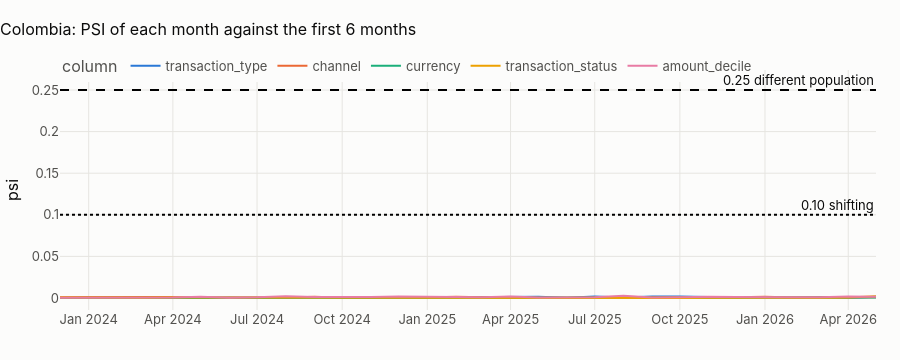

Here is the notebook cell this chart was saved with:
### Markdown cell above
## 5 · Did the country's data evolve? Monthly distribution stability
Beyond the breaker's daily checks: the **population stability index** (PSI) of key columns, each month against the
reference window. PSI = Σ (pₘ − p_ref) · ln(pₘ / p_ref) over the categories (or deciles) of a column. The industry
reading: below 0.10 stable, 0.10–0.25 shifting, above 0.25 a different population.

### Code cell
pl.ensure(pl.key("stg_transactions"))
tx = pl.q("""select date_trunc('month', transaction_ts_utc) as month, transaction_type, channel, currency,
                    transaction_status, ln(1 + abs(amount)) as log_amount
             from {stg_transactions} where hash(transaction_id) % 4 = 0""")
ref_end = tx.month.min() + pd.DateOffset(months=6)


def psi(ref: pd.Series, cur: pd.Series) -> float:
    a = ref.value_counts(normalize=True)
    b = cur.value_counts(normalize=True)
    idx = a.index.union(b.index)
    a, b = (
        a.reindex(idx).fillna(1e-4).clip(lower=1e-4),
        b.reindex(idx).fillna(1e-4).clip(lower=1e-4),
    )
    return float(((b - a) * np.log(b / a)).sum())


edges = np.quantile(tx.loc[tx.month < ref_end, "log_amount"], np.linspace(0, 1, 11))
tx["amount_decile"] = np.clip(np.searchsorted(edges[1:-1], tx.log_amount), 0, 9)
rows = []
ref = tx[tx.month < ref_end]
for m, cur in tx[tx.month >= ref_end].groupby("month"):
    for col in ["transaction_type", "channel", "currency", "transaction_status", "amount_decile"]:
        rows.append({"month": m, "column": col, "psi": psi(ref[col], cur[col])})
ps = pd.DataFrame(rows)
fig = px.line(
    ps,
    x="month",
    y="psi",
    color="column",
    title=f"{CTRY.name}: PSI of each month against the first 6 months",
)
fig.add_hline(y=0.10, line_dash="dot", annotation_text="0.10 shifting")
fig.add_hline(y=0.25, line_dash="dash", annotation_text="0.25 different population")
fig.update_layout(height=360, xaxis_title=None)
fig.show()
mx = ps.groupby("column").psi.max().sort_values(ascending=False)
pd.DataFrame(
    [
        {
            "country": COUNTRY,
            "partitions_held_global_contract": len(n_held),
            "partitions_held_country_contract": int(held.held.sum()) if len(held) else 0,
            "b_reports_country_contract": int(drift.partitions.sum()) if len(drift) else 0,
            "amount_scale_country_over_global": float(
                cmp.loc[
                    (cmp.table_name == "transactions") & (cmp.column_name == "amount"),
                    "country_over_global",
                ].iloc[0]
            ),
            "max_monthly_psi": float(mx.iloc[0]),
            "max_psi_column": mx.index[0],
        }
    ]
).to_csv(OUT / f"country_{COUNTRY.lower()}_contract.csv", index=False)
show(mx.round(4).rename("max monthly PSI").to_frame(), paging=False)
display(
    Markdown(
        f"**Largest monthly PSI in {CTRY.name}: {mx.iloc[0]:.3f} ({mx.index[0]}).** "
        + (
            "All columns stay far below 0.10: the country's population of transactions is stationary for three years. "
            "Stationarity is itself a generator fingerprint: a real bank's channel mix drifts towards digital and its "
            "amounts with inflation."
            if mx.iloc[0] < 0.10
            else "At least one column shifts: inspect the month and column above before training anything on the full window."
        )
    )
)

### Figure 1 — Plotly figure (JSON) as saved in the notebook; plotly's stock layout.template omitted (floating-point values rounded to 4 significant figures)
{"data": [{"hovertemplate": "column=transaction_type<br>month=%{x}<br>psi=%{y}<extra></extra>", "legendgroup": "transaction_type", "line": {"color": "#2a78d6", "dash": "solid"}, "marker": {"symbol": "circle"}, "mode": "lines", "name": "transaction_type", "orientation": "v", "showlegend": true, "type": "scatter", "x": ["2023-12-01T00:00:00.000000", "2024-01-01T00:00:00.000000", "2024-02-01T00:00:00.000000", "2024-03-01T00:00:00.000000", "2024-04-01T00:00:00.000000", "2024-05-01T00:00:00.000000", "2024-06-01T00:00:00.000000", "2024-07-01T00:00:00.000000", "2024-08-01T00:00:00.000000", "2024-09-01T00:00:00.000000", "2024-10-01T00:00:00.000000", "2024-11-01T00:00:00.000000", "2024-12-01T00:00:00.000000", "2025-01-01T00:00:00.000000", "2025-02-01T00:00:00.000000", "2025-03-01T00:00:00.000000", "2025-04-01T00:00:00.000000", "2025-05-01T00:00:00.000000", "2025-06-01T00:00:00.000000", "2025-07-01T00:00:00.000000", "2025-08-01T00:00:00.000000", "2025-09-01T00:00:00.000000", "2025-10-01T00:00:00.000000", "2025-11-01T00:00:00.000000", "2025-12-01T00:00:00.000000", "2026-01-01T00:00:00.000000", "2026-02-01T00:00:00.000000", "2026-03-01T00:00:00.000000", "2026-04-01T00:00:00.000000", "2026-05-01T00:00:00.000000"], "xaxis": "x", "y": [0.0004506, 0.0009644, 0.0004621, 0.0008292, 0.0002565, 0.000721, 0.0007223, 0.0003806, 0.0007066, 0.0003756, 0.001105, 0.0001735, 0.001118, 0.000629, 0.0007189, 0.0005905, 0.0009454, 0.001373, 0.0001536, 0.001786, 0.0005907, 0.001889, 0.0018, 0.001202, 0.0006419, 0.001035, 0.0005176, 0.001167, 0.0003944, 0.001463], "yaxis": "y"}, {"hovertemplate": "column=channel<br>month=%{x}<br>psi=%{y}<extra></extra>", "legendgroup": "channel", "line": {"color": "#eb6834", "dash": "solid"}, "marker": {"symbol": "circle"}, "mode": "lines", "name": "channel", "orientation": "v", "showlegend": true, "type": "scatter", "x": ["2023-12-01T00:00:00.000000", "2024-01-01T00:00:00.000000", "2024-02-01T00:00:00.000000", "2024-03-01T00:00:00.000000", "2024-04-01T00:00:00.000000", "2024-05-01T00:00:00.000000", "2024-06-01T00:00:00.000000", "2024-07-01T00:00:00.000000", "2024-08-01T00:00:00.000000", "2024-09-01T00:00:00.000000", "2024-10-01T00:00:00.000000", "2024-11-01T00:00:00.000000", "2024-12-01T00:00:00.000000", "2025-01-01T00:00:00.000000", "2025-02-01T00:00:00.000000", "2025-03-01T00:00:00.000000", "2025-04-01T00:00:00.000000", "2025-05-01T00:00:00.000000", "2025-06-01T00:00:00.000000", "2025-07-01T00:00:00.000000", "2025-08-01T00:00:00.000000", "2025-09-01T00:00:00.000000", "2025-10-01T00:00:00.000000", "2025-11-01T00:00:00.000000", "2025-12-01T00:00:00.000000", "2026-01-01T00:00:00.000000", "2026-02-01T00:00:00.000000", "2026-03-01T00:00:00.000000", "2026-04-01T00:00:00.000000", "2026-05-01T00:00:00.000000"], "xaxis": "x", "y": [0.0007859, 0.0008801, 0.0001556, 0.0003345, 0.001089, 0.0002301, 0.0006947, 0.0004622, 0.0002489, 0.001467, 0.0003895, 0.0002958, 0.0008434, 0.0005756, 0.001507, 0.000578, 0.0003758, 0.0002281, 0.0003558, 0.000459, 0.0003909, 0.001005, 0.001165, 0.0003435, 0.0008642, 0.001435, 0.000494, 0.0001877, 0.0006245, 0.0009942], "yaxis": "y"}, {"hovertemplate": "column=currency<br>month=%{x}<br>psi=%{y}<extra></extra>", "legendgroup": "currency", "line": {"color": "#1baf7a", "dash": "solid"}, "marker": {"symbol": "circle"}, "mode": "lines", "name": "currency", "orientation": "v", "showlegend": true, "type": "scatter", "x": ["2023-12-01T00:00:00.000000", "2024-01-01T00:00:00.000000", "2024-02-01T00:00:00.000000", "2024-03-01T00:00:00.000000", "2024-04-01T00:00:00.000000", "2024-05-01T00:00:00.000000", "2024-06-01T00:00:00.000000", "2024-07-01T00:00:00.000000", "2024-08-01T00:00:00.000000", "2024-09-01T00:00:00.000000", "2024-10-01T00:00:00.000000", "2024-11-01T00:00:00.000000", "2024-12-01T00:00:00.000000", "2025-01-01T00:00:00.000000", "2025-02-01T00:00:00.000000", "2025-03-01T00:00:00.000000", "2025-04-01T00:00:00.000000", "2025-05-01T00:00:00.000000", "2025-06-01T00:00:00.000000", "2025-07-01T00:00:00.000000", "2025-08-01T00:00:00.000000", "2025-09-01T00:00:00.000000", "2025-10-01T00:00:00.000000", "2025-11-01T00:00:00.000000", "2025-12-01T00:00:00.000000", "2026-01-01T00:00:00.000000", "2026-02-01T00:00:00.000000", "2026-03-01T00:00:00.000000", "2026-04-01T00:00:00.000000", "2026-05-01T00:00:00.000000"], "xaxis": "x", "y": [1.751e-05, 2.814e-05, 5.976e-05, 1.119e-06, 0.0001989, 0.0004422, 4.611e-05, 1.762e-05, 2.746e-05, 0.0002782, 7.006e-05, 4.765e-08, 1.142e-06, 0.0001683, 9.285e-08, 1.28e-05, 8.074e-07, 0.0001774, 1.963e-06, 0.0002156, 0.0007657, 4.565e-05, 1.761e-05, 2.887e-05, 5.344e-07, 3.577e-05, 0.0001281, 0.0003287, 0.000754, 0.0005776], "yaxis": "y"}, {"hovertemplate": "column=transaction_status<br>month=%{x}<br>psi=%{y}<extra></extra>", "legendgroup": "transaction_status", "line": {"color": "#eda100", "dash": "solid"}, "marker": {"symbol": "circle"}, "mode": "lines", "name": "transaction_status", "orientation": "v", "showlegend": true, "type": "scatter", "x": ["2023-12-01T00:00:00.000000", "2024-01-01T00:00:00.000000", "2024-02-01T00:00:00.000000", "2024-03-01T00:00:00.000000", "2024-04-01T00:00:00.000000", "2024-05-01T00:00:00.000000", "2024-06-01T00:00:00.000000", "2024-07-01T00:00:00.000000", "2024-08-01T00:00:00.000000", "2024-09-01T00:00:00.000000", "2024-10-01T00:00:00.000000", "2024-11-01T00:00:00.000000", "2024-12-01T00:00:00.000000", "2025-01-01T00:00:00.000000", "2025-02-01T00:00:00.000000", "2025-03-01T00:00:00.000000", "2025-04-01T00:00:00.000000", "2025-05-01T00:00:00.000000", "2025-06-01T00:00:00.000000", "2025-07-01T00:00:00.000000", "2025-08-01T00:00:00.000000", "2025-09-01T00:00:00.000000", "2025-10-01T00:00:00.000000", "2025-11-01T00:00:00.000000", "2025-12-01T00:00:00.000000", "2026-01-01T00:00:00.000000", "2026-02-01T00:00:00.000000", "2026-03-01T00:00:00.000000", "2026-04-01T00:00:00.000000", "2026-05-01T00:00:00.000000"], "xaxis": "x", "y": [0.000472, 9.48e-05, 0.0006278, 0.0002565, 0.000625, 0.0005563, 0.0006757, 0.0007795, 0.0005013, 0.0007173, 0.0006886, 0.0002592, 0.0001596, 0.0007569, 0.0004282, 0.000189, 0.0001336, 0.000363, 0.0004178, 0.0002515, 0.0002747, 0.0001776, 5.62e-05, 0.0003557, 9.514e-05, 0.0004636, 0.0002185, 0.0001685, 0.0005482, 0.002148], "yaxis": "y"}, {"hovertemplate": "column=amount_decile<br>month=%{x}<br>psi=%{y}<extra></extra>", "legendgroup": "amount_decile", "line": {"color": "#e87ba4", "dash": "solid"}, "marker": {"symbol": "circle"}, "mode": "lines", "name": "amount_decile", "orientation": "v", "showlegend": true, "type": "scatter", "x": ["2023-12-01T00:00:00.000000", "2024-01-01T00:00:00.000000", "2024-02-01T00:00:00.000000", "2024-03-01T00:00:00.000000", "2024-04-01T00:00:00.000000", "2024-05-01T00:00:00.000000", "2024-06-01T00:00:00.000000", "2024-07-01T00:00:00.000000", "2024-08-01T00:00:00.000000", "2024-09-01T00:00:00.000000", "2024-10-01T00:00:00.000000", "2024-11-01T00:00:00.000000", "2024-12-01T00:00:00.000000", "2025-01-01T00:00:00.000000", "2025-02-01T00:00:00.000000", "2025-03-01T00:00:00.000000", "2025-04-01T00:00:00.000000", "2025-05-01T00:00:00.000000", "2025-06-01T00:00:00.000000", "2025-07-01T00:00:00.000000", "2025-08-01T00:00:00.000000", "2025-09-01T00:00:00.000000", "2025-10-01T00:00:00.000000", "2025-11-01T00:00:00.000000", "2025-12-01T00:00:00.000000", "2026-01-01T00:00:00.000000", "2026-02-01T00:00:00.000000", "2026-03-01T00:00:00.000000", "2026-04-01T00:00:00.000000", "2026-05-01T00:00:00.000000"], "xaxis": "x", "y": [0.0003402, 0.0003099, 0.0008814, 0.001144, 0.0006553, 0.001528, 0.0003542, 0.0007616, 0.002002, 0.001279, 0.000885, 0.001055, 0.001786, 0.001077, 0.001257, 0.001036, 0.001703, 0.0005118, 0.0007003, 0.0009935, 0.002586, 0.0005752, 0.000903, 0.001651, 0.001285, 0.0006027, 0.0007893, 0.0009283, 0.001938, 0.001568], "yaxis": "y"}], "layout": {"annotations": [{"showarrow": false, "text": "0.10 shifting", "x": 1, "xanchor": "right", "xref": "x domain", "y": 0.1, "yanchor": "bottom", "yref": "y"}, {"showarrow": false, "text": "0.25 different population", "x": 1, "xanchor": "right", "xref": "x domain", "y": 0.25, "yanchor": "bottom", "yref": "y"}], "height": 360, "legend": {"title": {"text": "column"}, "tracegroupgap": 0}, "shapes": [{"line": {"dash": "dot"}, "type": "line", "x0": 0, "x1": 1, "xref": "x domain", "y0": 0.1, "y1": 0.1, "yref": "y"}, {"line": {"dash": "dash"}, "type": "line", "x0": 0, "x1": 1, "xref": "x domain", "y0": 0.25, "y1": 0.25, "yref": "y"}], "title": {"text": "Colombia: PSI of each month against the first 6 months"}, "xaxis": {"anchor": "y", "domain": [0.0, 1.0], "title": {}}, "yaxis": {"anchor": "x", "domain": [0.0, 1.0], "title": {"text": "psi"}}}}
